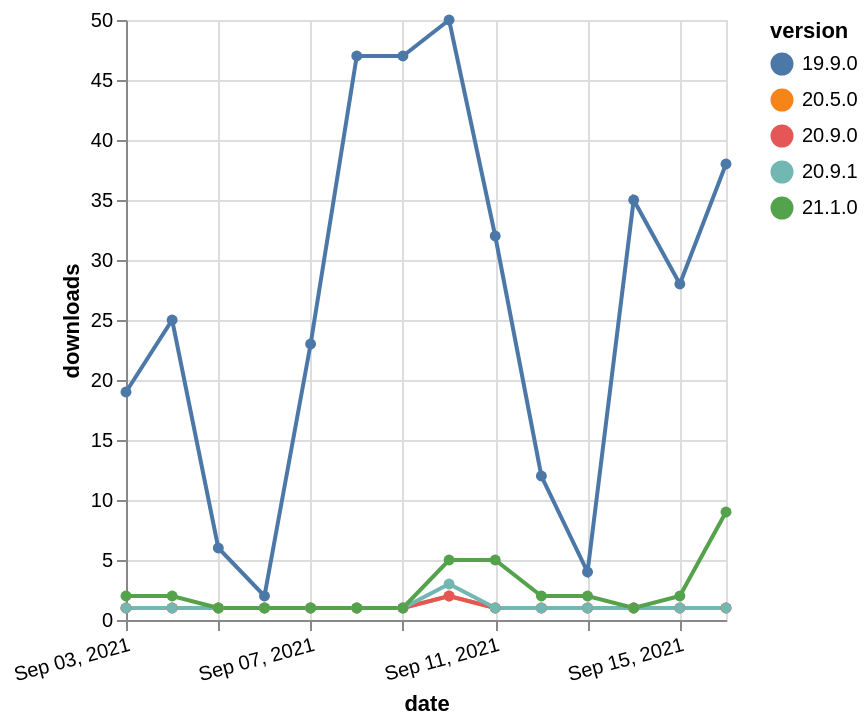

Source (Vega-Lite JSON):
### Vega-Lite specification from a JSON file in a GitHub repository (floating-point values rounded to 4 significant figures)
{"$schema": "https://vega.github.io/schema/vega-lite/v5.json", "description": "A simple bar chart with embedded data.", "data": {"values": [{"date": "2021-09-03", "total": 238, "delta": 1, "version": "20.5.0"}, {"date": "2021-09-04", "total": 239, "delta": 1, "version": "20.5.0"}, {"date": "2021-09-05", "total": 240, "delta": 1, "version": "20.5.0"}, {"date": "2021-09-06", "total": 241, "delta": 1, "version": "20.5.0"}, {"date": "2021-09-07", "total": 242, "delta": 1, "version": "20.5.0"}, {"date": "2021-09-08", "total": 243, "delta": 1, "version": "20.5.0"}, {"date": "2021-09-09", "total": 244, "delta": 1, "version": "20.5.0"}, {"date": "2021-09-10", "total": 246, "delta": 2, "version": "20.5.0"}, {"date": "2021-09-11", "total": 247, "delta": 1, "version": "20.5.0"}, {"date": "2021-09-12", "total": 248, "delta": 1, "version": "20.5.0"}, {"date": "2021-09-13", "total": 249, "delta": 1, "version": "20.5.0"}, {"date": "2021-09-14", "total": 250, "delta": 1, "version": "20.5.0"}, {"date": "2021-09-15", "total": 251, "delta": 1, "version": "20.5.0"}, {"date": "2021-09-16", "total": 252, "delta": 1, "version": "20.5.0"}, {"date": "2021-09-03", "total": 20454, "delta": 19, "version": "19.9.0"}, {"date": "2021-09-04", "total": 20479, "delta": 25, "version": "19.9.0"}, {"date": "2021-09-05", "total": 20485, "delta": 6, "version": "19.9.0"}, {"date": "2021-09-06", "total": 20487, "delta": 2, "version": "19.9.0"}, {"date": "2021-09-07", "total": 20510, "delta": 23, "version": "19.9.0"}, {"date": "2021-09-08", "total": 20557, "delta": 47, "version": "19.9.0"}, {"date": "2021-09-09", "total": 20604, "delta": 47, "version": "19.9.0"}, {"date": "2021-09-10", "total": 20654, "delta": 50, "version": "19.9.0"}, {"date": "2021-09-11", "total": 20686, "delta": 32, "version": "19.9.0"}, {"date": "2021-09-12", "total": 20698, "delta": 12, "version": "19.9.0"}, {"date": "2021-09-13", "total": 20702, "delta": 4, "version": "19.9.0"}, {"date": "2021-09-14", "total": 20737, "delta": 35, "version": "19.9.0"}, {"date": "2021-09-15", "total": 20765, "delta": 28, "version": "19.9.0"}, {"date": "2021-09-16", "total": 20803, "delta": 38, "version": "19.9.0"}, {"date": "2021-09-03", "total": 170, "delta": 1, "version": "20.9.0"}, {"date": "2021-09-04", "total": 171, "delta": 1, "version": "20.9.0"}, {"date": "2021-09-05", "total": 172, "delta": 1, "version": "20.9.0"}, {"date": "2021-09-06", "total": 173, "delta": 1, "version": "20.9.0"}, {"date": "2021-09-07", "total": 174, "delta": 1, "version": "20.9.0"}, {"date": "2021-09-08", "total": 175, "delta": 1, "version": "20.9.0"}, {"date": "2021-09-09", "total": 176, "delta": 1, "version": "20.9.0"}, {"date": "2021-09-10", "total": 178, "delta": 2, "version": "20.9.0"}, {"date": "2021-09-11", "total": 179, "delta": 1, "version": "20.9.0"}, {"date": "2021-09-12", "total": 180, "delta": 1, "version": "20.9.0"}, {"date": "2021-09-13", "total": 181, "delta": 1, "version": "20.9.0"}, {"date": "2021-09-14", "total": 182, "delta": 1, "version": "20.9.0"}, {"date": "2021-09-15", "total": 183, "delta": 1, "version": "20.9.0"}, {"date": "2021-09-16", "total": 184, "delta": 1, "version": "20.9.0"}, {"date": "2021-09-03", "total": 1843, "delta": 1, "version": "20.9.1"}, {"date": "2021-09-04", "total": 1844, "delta": 1, "version": "20.9.1"}, {"date": "2021-09-05", "total": 1845, "delta": 1, "version": "20.9.1"}, {"date": "2021-09-06", "total": 1846, "delta": 1, "version": "20.9.1"}, {"date": "2021-09-07", "total": 1847, "delta": 1, "version": "20.9.1"}, {"date": "2021-09-08", "total": 1848, "delta": 1, "version": "20.9.1"}, {"date": "2021-09-09", "total": 1849, "delta": 1, "version": "20.9.1"}, {"date": "2021-09-10", "total": 1852, "delta": 3, "version": "20.9.1"}, {"date": "2021-09-11", "total": 1853, "delta": 1, "version": "20.9.1"}, {"date": "2021-09-12", "total": 1854, "delta": 1, "version": "20.9.1"}, {"date": "2021-09-13", "total": 1855, "delta": 1, "version": "20.9.1"}, {"date": "2021-09-14", "total": 1856, "delta": 1, "version": "20.9.1"}, {"date": "2021-09-15", "total": 1857, "delta": 1, "version": "20.9.1"}, {"date": "2021-09-16", "total": 1858, "delta": 1, "version": "20.9.1"}, {"date": "2021-09-03", "total": 480, "delta": 2, "version": "21.1.0"}, {"date": "2021-09-04", "total": 482, "delta": 2, "version": "21.1.0"}, {"date": "2021-09-05", "total": 483, "delta": 1, "version": "21.1.0"}, {"date": "2021-09-06", "total": 484, "delta": 1, "version": "21.1.0"}, {"date": "2021-09-07", "total": 485, "delta": 1, "version": "21.1.0"}, {"date": "2021-09-08", "total": 486, "delta": 1, "version": "21.1.0"}, {"date": "2021-09-09", "total": 487, "delta": 1, "version": "21.1.0"}, {"date": "2021-09-10", "total": 492, "delta": 5, "version": "21.1.0"}, {"date": "2021-09-11", "total": 497, "delta": 5, "version": "21.1.0"}, {"date": "2021-09-12", "total": 499, "delta": 2, "version": "21.1.0"}, {"date": "2021-09-13", "total": 501, "delta": 2, "version": "21.1.0"}, {"date": "2021-09-14", "total": 502, "delta": 1, "version": "21.1.0"}, {"date": "2021-09-15", "total": 504, "delta": 2, "version": "21.1.0"}, {"date": "2021-09-16", "total": 513, "delta": 9, "version": "21.1.0"}]}, "width": "container", "mark": {"type": "line", "point": {"filled": true}}, "encoding": {"x": {"field": "date", "type": "temporal", "timeUnit": "yearmonthdate", "title": "date", "axis": {"labelAngle": -15}}, "y": {"field": "delta", "type": "quantitative", "title": "downloads"}, "color": {"field": "version", "type": "nominal"}, "tooltip": {"field": "delta"}}}
